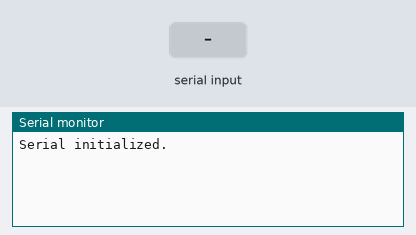
This sketch was run on a simulated Arduino Micro, built with avr-gcc and run on an emulated ATmega32U4. On the bench: the last lines printed to the serial monitor. The test bench sets the inputs (shaded band).

Above: at 1.2 s.
1.3 s: "90,45\n" received over Serial
At 3.0 s:
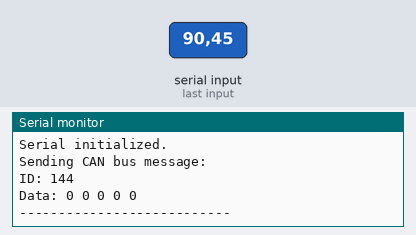
3.8 s: "0\n" received over Serial
At 6.1 s:
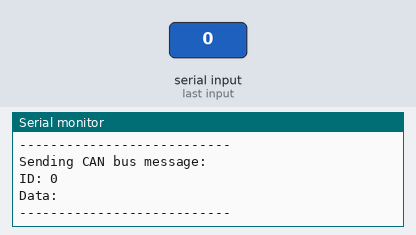

Measured:
- after the input at 1.3 s, the serial monitor: prints a new line after 1.0 s (image 1)
- after the input at 3.8 s, the serial monitor: prints a new line after 1.0 s (image 2)

The sketch:

BMW_RPi.ino
```cpp
/*=========================================================================*/
/*                   v8 uses the Seeed Studio CAN-BUS Libray               */
/*                 Works with either the 32u4 BLE or the M0 BLE            */
/*                                                                         */
/*                   Written by James Tanner - DO NOT SHARE                */
/*                  https://www.facebook.com/TheMeroving1an                */
/*                                  IAmOrion                               */
/*=========================================================================*/

/*=========================================================================*/
/*                        CAN_BUS Headers & Settings                       */
/*=========================================================================*/

#include <mcp_can.h>
#include <HID-Project.h>
#include <HID-Settings.h>

/*=========================================================================*/
/*                       Include Settings & Variables                      */
/*=========================================================================*/

#include "Settings.h"
#include "Variables.h"

/*=========================================================================*/
/*                               iDrive CAN Codes                          */
/*=========================================================================*/

#include "iDrive.h"

/*=========================================================================*/
/*                         Adafruit Bluefruit Headers                      */
/*=========================================================================*/

#include <Arduino.h>

/*=========================================================================*/
/*                               Everything Else                           */
/*=========================================================================*/

MCP_CAN CAN1(9);
MCP_CAN CAN2(10);

const String FilterStr = "filter";
int FilterID = 627; //CIC ID for controller initialization message

/*=========================================================================*/
/*                                 void setup()                            */
/*=========================================================================*/

void setup() {

  CAN1.begin(CAN_100KBPS);
  CAN2.begin(CAN_500KBPS);

  Serial.begin(9600);

  Serial.println("Serial initialized.");

}

/*=========================================================================*/
/*                                  void loop()                            */
/*=========================================================================*/

void loop() {

  while(Serial.available()>0){

    String SerialMessage = Serial.readString();

    const char *MessageChar = SerialMessage.c_str();
    const char *FilterChar = FilterStr.c_str();

    if(strstr(MessageChar, FilterChar) != NULL) {

      String CANFilterString = FilterStr.substring(6);
      FilterID = strtoul(CANFilterString.c_str(), NULL, 16);
      Serial.println("Filter set to: ");
      Serial.print(FilterID, HEX);
      Serial.println();

    }

    else {

      String CANIndexString = SerialMessage.substring(0,3);
      unsigned int CANIndex = strtoul(CANIndexString.c_str(), NULL, 16);
      String CANLenghtString = SerialMessage.substring(4,5);
      int CANLenght = CANLenghtString.toInt();

      unsigned char Bytes[CANLenght] = {};
      String CANMessageString;
      uint8_t CANAddress = CANIndex;

      int index = 1;
      int counter = 0;

      while (counter < CANLenght * 3) {

        CANMessageString = SerialMessage.substring(6+counter,8+counter);
        unsigned int value = strtoul(CANMessageString.c_str(), NULL, 16);
        Bytes[index] = value;
        counter = counter + 3;
        index = index + 1;

      }

      Serial.println("Sending CAN bus message:");
      Serial.print("ID: ");
      Serial.println(CANAddress);
      Serial.print("Data: ");

      int indexcounter = 1;

      while (indexcounter < CANLenght+1) {

        Serial.print(Bytes[indexcounter]);
        Serial.print(" ");
        indexcounter++;

      }

      Serial.println(" ");
      unsigned char buf1[CANLenght] = { Bytes[1], Bytes[2], Bytes[3], Bytes[4], Bytes[5], Bytes[6], Bytes[7], Bytes[8] };
      CAN1.sendMsgBuf(CANAddress, 0, CANLenght, buf1);
      Serial.println("---------------------------");

    }

  }

  // Initial Inits
  if (!(RotaryInitSuccess)) { iDriveInit(); }
  if (!(TouchpadInitDone) && (RotaryInitSuccess)) { iDriveTouchpadInit(); TouchpadInitDone = true; }
  if (!(PollInit) && (TouchpadInitDone) && (RotaryInitSuccess)) { do_iDrivePoll(); PollInit = true; }
  if (!(LightInitDone)) { if (previousMillis == 0) { previousMillis = millis(); }; iDriveLightInit(); }
  if (!(controllerReady) && (RotaryInitSuccess) && (TouchpadInitDone) && (PollInit)) {  if (CoolDownMillis == 0) { CoolDownMillis = millis(); }; if (millis() - CoolDownMillis > controllerCoolDown) { controllerReady = true; } }

  iDrivePoll(iDrivePollTime);
  iDriveLight(iDriveLightTime);

  if(CAN_MSGAVAIL == CAN2.checkReceive()) {
    unsigned char len = 0; unsigned char buf[8];
    CAN2.readMsgBuf(&len, buf);
    unsigned long canId = CAN2.getCanId();
    decodeCanBus500(canId, len, buf);
  }

  if(CAN_MSGAVAIL == CAN1.checkReceive()) {
    unsigned char len = 0; unsigned char buf[8];
    CAN1.readMsgBuf(&len, buf);
    unsigned long canId = CAN1.getCanId();
    decodeCanBus100(canId, len, buf);
  }

}

void iDriveInit() {
  //ID: 273, Data: 8 1D E1 0 F0 FF 7F DE 4
  const int msglength = 8; unsigned char buf[8] =  { 0x1D, 0xE1, 0x0, 0xF0, 0xFF, 0x7F, 0xDE, 0x4 };
  CAN2.sendMsgBuf(MSG_OUT_ROTARY_INIT, 0, msglength, buf);
  RotaryInitPositionSet = false;
}

void iDriveTouchpadInit() {
  //ID: BF, Length: 8, Data: 21 0 0 0 11 0 0 0
  const int msglength = 8; unsigned char buf[8] =  { 0x21, 0x0, 0x0, 0x0, 0x11, 0x0, 0x0, 0x0 };
  CAN2.sendMsgBuf(MSG_IN_TOUCH, 0, msglength, buf);
}

void iDriveLightInit() {
  do_iDriveLight(); if (millis() - previousMillis > iDriveInitLightTime) { LightInitDone = true; }
}

void iDrivePoll(unsigned long milliseconds) {
  static unsigned long lastiDrivePing = 0;
  if (millis() - lastiDrivePing >= milliseconds)
  {
    lastiDrivePing += milliseconds;
    do_iDrivePoll();
  }
}

void do_iDrivePoll() {
  //ID: 501, Data Length: 8, Data: 1 0 0 0 0 0 0 0
  const int msglength = 8; unsigned char buf[8] =  { 0x01, 0x00, 0x00, 0x00, 0x00, 0x00, 0x00, 0x00 };
  CAN2.sendMsgBuf(MSG_OUT_POLL, 0, msglength, buf);
}

void iDriveLight(unsigned long milliseconds) {
  static unsigned long lastiDriveLight = 0;
  if (millis() - lastiDriveLight >= milliseconds)
  {
    lastiDriveLight += milliseconds;
    do_iDriveLight();
  }
}

void do_iDriveLight() {
  //ID: 202, Data: 2 FD 0 == Light ON, D: 202, Data: 2 FE 0 == Light OFF
  unsigned char buf[2] = { 0x00, 0x0 };
  const int msglength = 2; if (iDriveLightOn) { buf[0] = 0xFD; } else { buf[0] = 0xFE; }
  CAN2.sendMsgBuf(MSG_OUT_LIGHT, 0, msglength, buf);
}

void decodeCanBus100(unsigned long canId, unsigned char len, unsigned char buf[8]) {

  if (canId == FilterID) {

    Serial.println("-----------------------------");
    Serial.print("Get data from ID: 0x");
    Serial.println(canId, HEX);

    for (int i = 0; i < len; i++) { // print the data

      Serial.print(buf[i], HEX);
      Serial.print("\t");

    }

    Serial.println();

    unsigned char msg[4] = { 0xE1, 0x9D, buf[7], 0xFF };
    CAN1.sendMsgBuf(0x277, 0, 4, msg);

    Serial.println("Controller responded. Byte 3 = ");
    Serial.print(buf[7]);
    Serial.println();

  }

}

void decodeCanBus500(unsigned long canId, unsigned char len, unsigned char buf[8]) {

  if (canId == MSG_IN_ROTARY_INIT) {
    RotaryInitSuccess = true;
  }

  switch (canId) {
    case MSG_IN_INPUT:
      {
        CAN1.sendMsgBuf(canId, 0, len, buf);
      }
      break;

    case MSG_IN_ROTARY:
      {
        CAN1.sendMsgBuf(canId, 0, len, buf);
      }
      break;

    case MSG_IN_TOUCH:
      {
        byte fingers = buf[4];

        int touch_count = 0;
        switch (fingers) {
          case FINGER_REMOVED:
            touch_count = 0;
            break;
          case SINGLE_TOUCH:
            touch_count = 1;
            break;
          case MULTI_TOUCH:
            touch_count = 2;
            break;
          default:
            touch_count = 1;
            break;
        }
        TouchPadMouse(buf[1], buf[3], buf[5], buf[7], buf[0], buf[2], buf[6], touch_count);
      }
      break;

    case MSG_IN_STATUS:
      {
        if (buf[4] == MSG_STATUS_NO_INIT) {
          RotaryInitSuccess = false; LightInitDone = false; previousMillis = 0; CoolDownMillis = 0; TouchpadInitIgnoreCounter = 0;
        }
      }
      break;
    default:
      break;
  }

}

int touch_time = 0;

void TouchPadMouse(byte x, byte y, byte x2, byte y2, byte counter, byte xLR, byte x2LR, int touchcount) {
  /*
  *  X is 0 - 255 | 0 - 255 (Left to Center, Center to Right) | X Home (0) = LEFT & Center
  *  Y is 0 - 30 (Bottom to Top) | Y Home (0) = BOTTOM
  *
  *  The 0xBF Response is built of the following:
  *  Byte[0] = Counter
  *  Byte[1] = X Pos (Single Touch)
  *  Byte[2] = X Left or Right -> The X Axis is split in 2, with left to center being 0-255, then center to right being 0-255. Byte 2 is 0 for left range, 1 for right range
  *  Byte[3] = Y Pos (Single Touch)
  *  Byte[4] = Touch Count -> Eg, how many fingers are touchng the touchpad.  Can detect 1,2,3 or even 4 - but for practicality we only want single or multi (2) max
  *  Byte[5] = X2 Pos (Multi Touch)
  *  Byte[6] = X2 Left or Right (As Above)
  *  Byte[7] = Y2 Pos (Multi Touch)
  */

  xLR = xLR & 0x0F; x2LR = x2LR & 0x0F;
  int pos_x = ((int)x), pos_y = ((int)y), x_LR = (int)xLR;

  if (touchcount > 0) {
    touch_time = touch_time + 1;
    if (TouchpadInitIgnoreCounter > TouchpadInitIgnoreCount) {
      #ifdef MOUSE_V1
        if (x_LR == 0) { pos_x = map(pos_x, 0, 255, mouse_low_range_v2, mouse_center_range_v2); } else if (x_LR == 1) { pos_x = map(pos_x, 0, 255, mouse_center_range_v2, mouse_high_range_v2); } else { //Serial.print(F("Doh - x_LR = "));
          //Serial.println(x_LR);
          }
        pos_y = map(pos_y, 0, 30, mouse_low_range_v2, 90);

        if (!(touching)) { touching = true; PreviousX = pos_x; PreviousY = pos_y; ResultX = 0; ResultY = 0; }

        //Serial.print(F("2) X: ")); Serial.print(x); Serial.print(F(", pos_x: ")); Serial.print(pos_x); Serial.print(F(", Y: ")); Serial.print(y); Serial.print(F(", pos_y: ")); Serial.println(pos_y);

        if ((pos_x != 0) || (pos_y != 0)) {
          int RawX = pos_x - PreviousX, RawY = pos_y - PreviousY;
          pos_x += ResultX; pos_y += ResultY;
          int XFinal = RawX, YFinal = RawY;

          if (controllerReady) {
            Mouse.move((((int8_t)XFinal)/2), ((((int8_t)(YFinal*6))*-1)/2));
          }

          if ((PreviousX == pos_x) && (PreviousY == pos_y)) {
            //Mouse.click();
          }

          ResultX = RawX - XFinal; ResultY = RawY - YFinal;
          PreviousX = pos_x; PreviousY = pos_y;
        }
      #endif
      #ifdef MOUSE_V2
        int8_t pos_x_mapped = 0, pos_y_mapped = 0, mousemove_x = 0, mousemove_y = 0;
        if (x_LR == 0) { pos_x_mapped = map(pos_x, 0, 255, mouse_low_range, mouse_center_range); } else if (x_LR == 1) { pos_x_mapped = map(pos_x, 0, 255, mouse_center_range, mouse_high_range); } else { //Serial.print(F("Doh - x_LR = ")); Serial.println(x_LR); }
        pos_y_mapped = map(pos_y, 0, 30, mouse_low_range, mouse_high_range);

        if ((pos_x_mapped == 0) && ((pos_y_mapped == 0))) {
          mousemove_x = 0; mousemove_y = 0;
        } else {
          mousemove_x = pos_x_mapped; mousemove_y = pos_x_mapped;
          if (mousemove_x > 0) { mousemove_x = ((pos_x_mapped/4)+8); } else if (mousemove_x < 0) { mousemove_x = ((pos_x_mapped/4)-8); }
          if (mousemove_y > 0) { mousemove_y = ((pos_y_mapped/4)+8); } else if (mousemove_x < 0) { mousemove_y = ((pos_y_mapped/4)-8); }
        }
      #endif
      }
	else {
      if (RotaryInitSuccess) {
		TouchpadInitIgnoreCounter++;
	  }
	}
	}
  else {
	if (touch_time < 5) {
		Mouse.click();
	}
  touch_time = 0;
	touching = false;
  }
}
```

Variables.h
```cpp
/*=========================================================================*/
/*                   Written by James Tanner - DO NOT SHARE                */
/*                  https://www.facebook.com/TheMeroving1an                */
/*                                  IAmOrion                               */
/*=========================================================================*/

/*==========================================================================*/
/* Variables used throughout - you shouldn't really need to change any of   */
/* these. If you do change something, make sure you know what you're doing! */
/*==========================================================================*/

const int CAN_SPEED_SELECT_PIN = 6; byte CAN_SPEED, stati[256]; unsigned long previousMillis = 0, CoolDownMillis = 0;
unsigned int rotaryposition = 0;
boolean iDriveLightOn = true, RotaryInitSuccess = false, PollInit = false, TouchpadInitDone = false, LightInitDone = false, RotaryInitPositionSet = false, controllerReady = false, touching = false, rotaryDisabled = false;
const int8_t mouse_low_range = -128, mouse_high_range = 127, mouse_center_range = 0; const float powerValue = 1.4;
const int mouse_low_range_v2 = 0, mouse_high_range_v2 = 510, mouse_center_range_v2 = mouse_high_range_v2/2, x_multiplier = 2, y_multiplier = 12; int PreviousX = 0, PreviousY = 0, ResultX = 0, ResultY = 0;
int TouchpadInitIgnoreCounter = 0, init_can_count = 0, max_can_init_attempts = 15;
```

iDrive.h
```cpp
/*=========================================================================*/
/*                   Written by James Tanner - DO NOT SHARE                */
/*                  https://www.facebook.com/TheMeroving1an                */
/*                                  IAmOrion                               */
/*=========================================================================*/

/*=========================================================================*/
/*                             iDrive CAN-Codes                            */
/*=========================================================================*/

#define MSG_IN_INPUT 0x267
#define MSG_INPUT_BUTTON 0xC0
#define MSG_INPUT_BUTTON_MENU 0x01
#define MSG_INPUT_BUTTON_BACK 0x02
#define MSG_INPUT_BUTTON_OPTION 0x04
#define MSG_INPUT_BUTTON_RADIO 0x08
#define MSG_INPUT_BUTTON_CD 0x10
#define MSG_INPUT_BUTTON_NAV 0x20
#define MSG_INPUT_BUTTON_TEL 0x40
#define MSG_INPUT_CENTER 0xDE
#define MSG_INPUT_STICK 0xDD
#define MSG_INPUT_STICK_UP 0x1 // 0x11
#define MSG_INPUT_STICK_RIGHT 0x2 // 0x21
#define MSG_INPUT_STICK_DOWN 0x4 // 0x41
#define MSG_INPUT_STICK_LEFT 0x8 // 0x81
#define MSG_INPUT_STICK_CENTER 0x0

#define MSG_INPUT_RELEASED 0x00
#define MSG_INPUT_PRESSED 0x01
#define MSG_INPUT_HELD 0x02

#define MSG_IN_ROTARY 0x264
#define MSG_IN_ROTARY_INIT 0x277
#define MSG_IN_ROTARY_INIT_OLD 0x273
#define MSG_STATUS_NO_INIT 0x6 // Rotary Init-State (6 false, 0 or 1 true)

#define MSG_IN_STATUS 0x5E7 // Example: 5E7 8 99 01 0A 05 01 00 00 00 | Data 0: Can ID, Data 1: Data Length, Data 5: Counter, Data 6: Rotary Init-State (6 false, 1 true)
#define MSG_IN_TIMEOUT 0x567
#define MSG_IN_ERROR 0x667

#define MSG_IN_TOUCH 0xBF // 0x0BF
#define FINGER_REMOVED 0x11 // 0 Fingers Touching (Eg, fingers removed)
#define SINGLE_TOUCH 0x10 // 1 Finger touching
#define MULTI_TOUCH 0x00 // 2 Finger touching
#define TRIPLE_TOUCH 0x1F // 3 Finger touching
#define QUAD_TOUCH 0x0F // 4 Finger touching

#define MSG_IN_TOUCH_V2 0xFFFFFFBF // Purely for key debuggng purposes - no used for anything else, and not needed by anything other than 1 simple serial.print switch(Key) case.

#define MSG_OUT_ROTARY_INIT 0x273
#define MSG_OUT_ROTARY_INIT_OLD 0x267
#define MSG_OUT_LIGHT 0x202
#define MSG_OUT_POLL 0x501 //0x563

// 0x4E7 = Status
// 0x5E7 = Status with Counter
```

Source omitted: Settings.h (3924 bytes)
